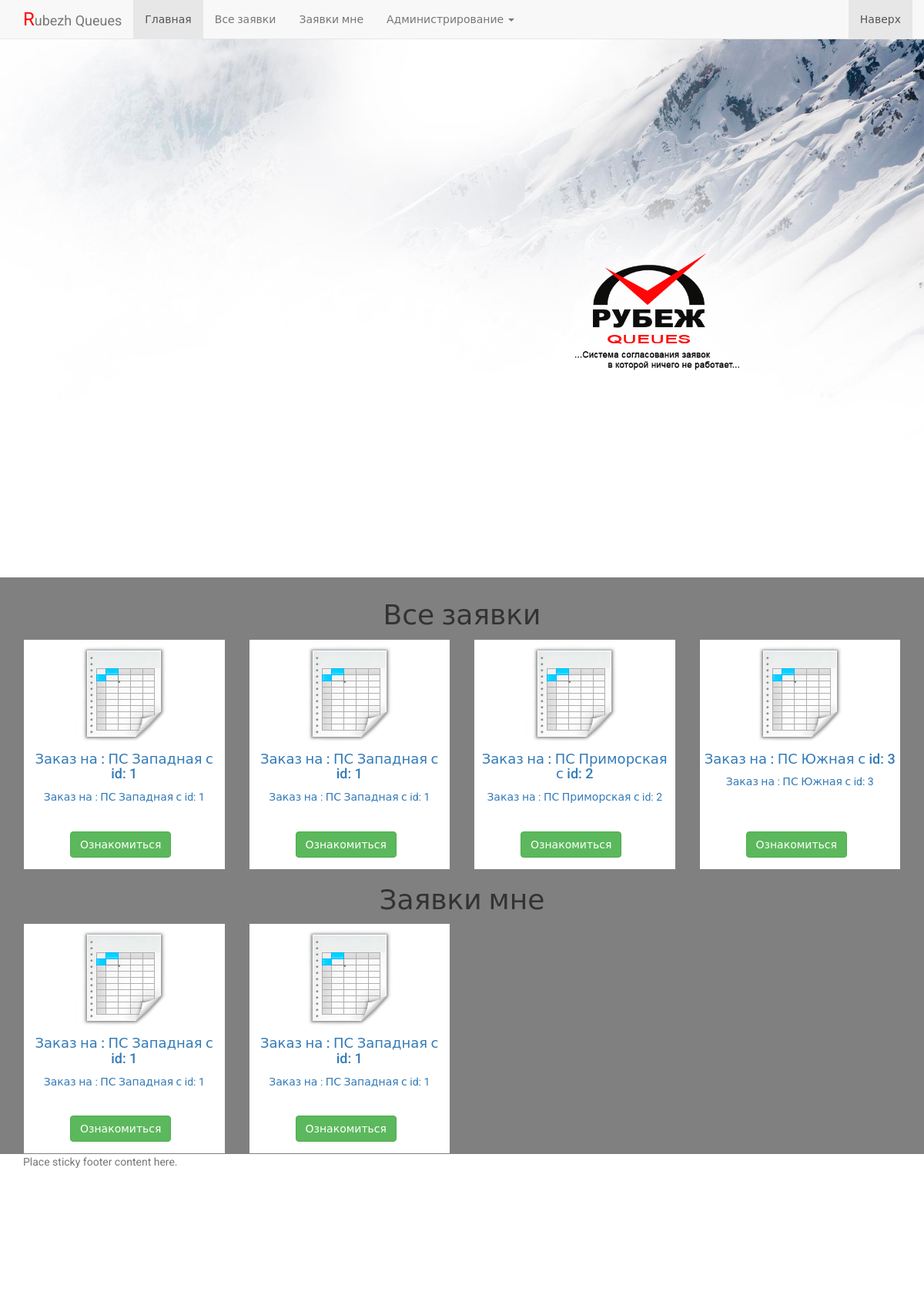
The page / on the database its author committed.
### queues/models.py (models this page shows, shortened)
class Queue_links(models.Model):
    q_links = models.ForeignKey(Queue, blank=True, default=None)
    q_applications2 = models.ForeignKey(Unit, blank=True, default=None)
    created = models.DateTimeField(auto_now_add=True, auto_now=False)
    updated = models.DateTimeField(auto_now_add=False, auto_now=True)
    class Meta:
        verbose_name = 'Conference'
        verbose_name_plural = 'Conference'

class Queue(models.Model):
    queue_test = [1,2,3]
    initiator_obj = models.CharField(max_length=128)
    initiator_liable = models.CharField(max_length=128)
    initiator_phone = models.CharField(max_length=128, blank=False,default=None)
    comments = models.TextField(blank=True, null=True, default=None)
    img = models.ImageField(upload_to='img/', blank=True, null=True, default="img/IMG_3366.JPG")
    created = models.DateTimeField(auto_now_add=True, auto_now=False)
    updated = models.DateTimeField(auto_now_add=False, auto_now=True)
    def __str__(self):
        return "Заказ на : %s  с id: %s" % (self.initiator_obj,  self.id)
    class Meta:
        verbose_name = 'Queue'
        verbose_name_plural = 'Queues'

### landing/views.py (the view)
# urls.py: 2. Add a URL to urlpatterns:  url(r'^$', views.home, name='home')
def home(request):
    Qu = Queue_links.objects.all()
    Qu_allq = Qu
    z = []
    for v in Qu:
        if v.q_applications2.id == 1:
            z.append(v)
            print(v.q_applications2.id)
    Qu_meq = z
    return render(request, 'landing/home.html', locals())

### templates/landing/home.html (shortened to what this page needs)
{% extends 'base.html' %}
{% load static %}
{% block content %}
    <div class="section-top">
        <img src="{% static 'static_dev/img/bg.jpg' %}" class="img-responsive">
    </div>
    <div class="section section1 allq-container">
        <div class="container">
            <div class="row">
            <div class="col-lg12">
                <h1 class="text-center">
                    Все заявки
                </h1>
            </div>
            {% for Queue_linkss in Qu_allq %}
                <div class="col-lg-3">
                    <div class="qu-item">
                        <a href="{% url 'queue' Queue_linkss.q_links.id %}">
                        <div> <center><img src="{% static 'static_dev/img/list.png' %}" class="img-responsive"></center></div>
                        <h4>{{ Queue_linkss.q_links }}</h4>
                        <p> {{ Queue_linkss.q_links }}</p>
                        <div class="bt-read">
                            <button class="btn btn-success">
                                Ознакомиться
                            </button>
                        </div>
                    </div>
                </div>
                {% endfor %}
            </div>
        </div>
    </div>
    <div class="section section2 meq-container">
        <div class="container">
            <div class="row">
                <div class="col-lg12">
                    <h1 class="text-center">
                        Заявки мне
                    </h1>
                </div>
                {% for Queue_linkss in Qu_meq %}
                    <div class="col-lg-3">
                        <div class="qu-item">
                            <a href="{% url 'queue' Queue_linkss.q_links.id %}">
                            <div> <center><img src="{% static 'static_dev/img/list.png' %}" class="img-responsive"></center></div>
                            <h4>{{ Queue_linkss.q_links }}</h4>
                            <p> {{ Queue_linkss.q_links }}</p>
                            <div class="bt-read">
                                <button class="btn btn-success">
                                    Ознакомиться
                                </button>
                            </div>
                        </div>
                    </div>
                {% endfor %}
            </div>
        </div>
    </div>
{% endblock %}

### static/static_dev/css/style.css (style rules this page uses)
html, body { height: 100%; max-height: 100%; font-family: "Roboto", "Lucida Grande", "DejaVu Sans", "Bitstream Vera Sans", Verdana, Arial, sans-serif; background-color: gray; }
.qu-item { height: 300px; background-color: white; border: 1px solid gray; position: relative; padding: 5px; text-align: center; }
.bt-read { position: absolute; bottom: 15px; left: 60px; }

### rows shown on the page
Queue_links: q_links "Заказ на : ПС Западная с id: 1"
Queue_links: q_links "Заказ на : ПС Западная с id: 1"
Queue_links: q_links "Заказ на : ПС Приморская с id: 2"
Queue_links: q_links "Заказ на : ПС Южная с id: 3"
